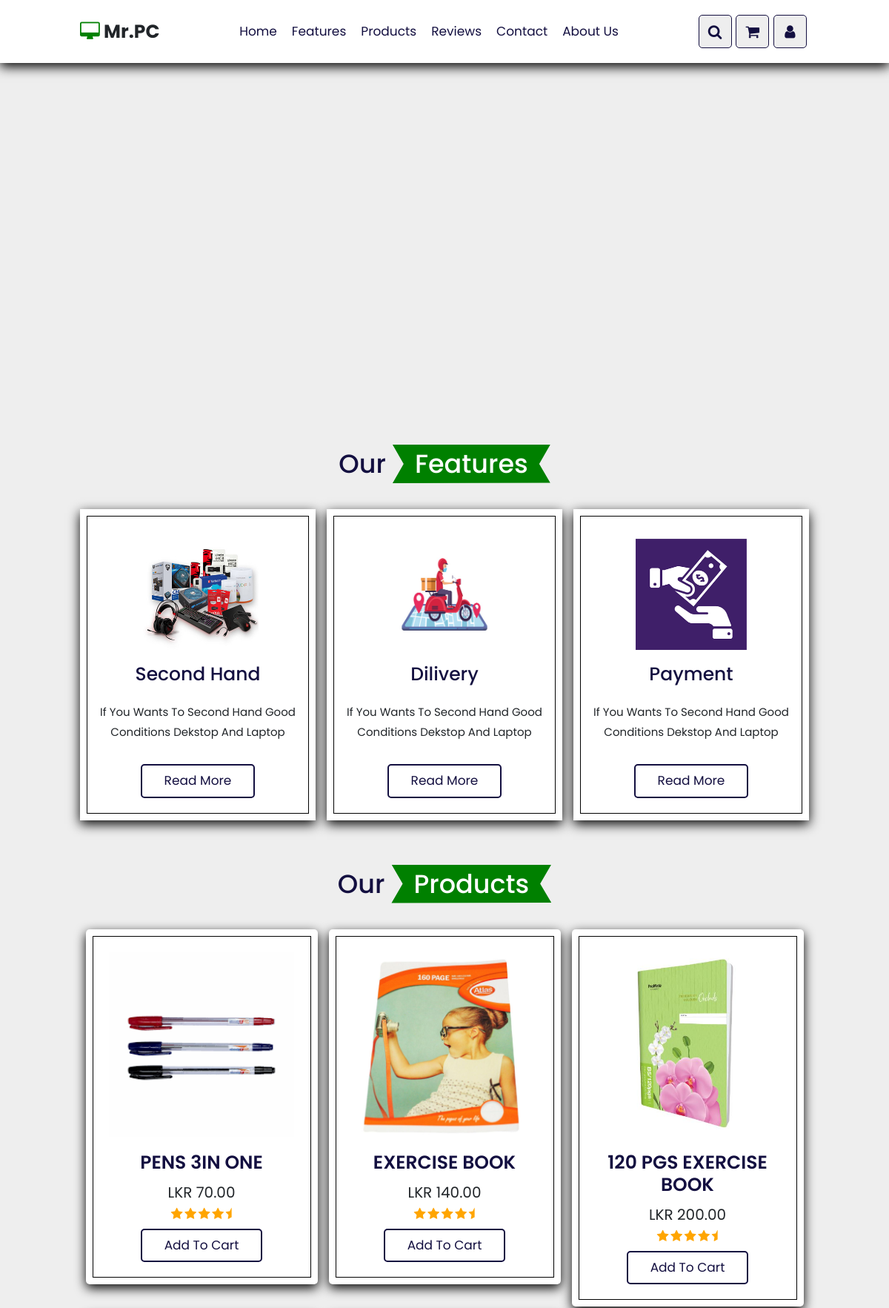
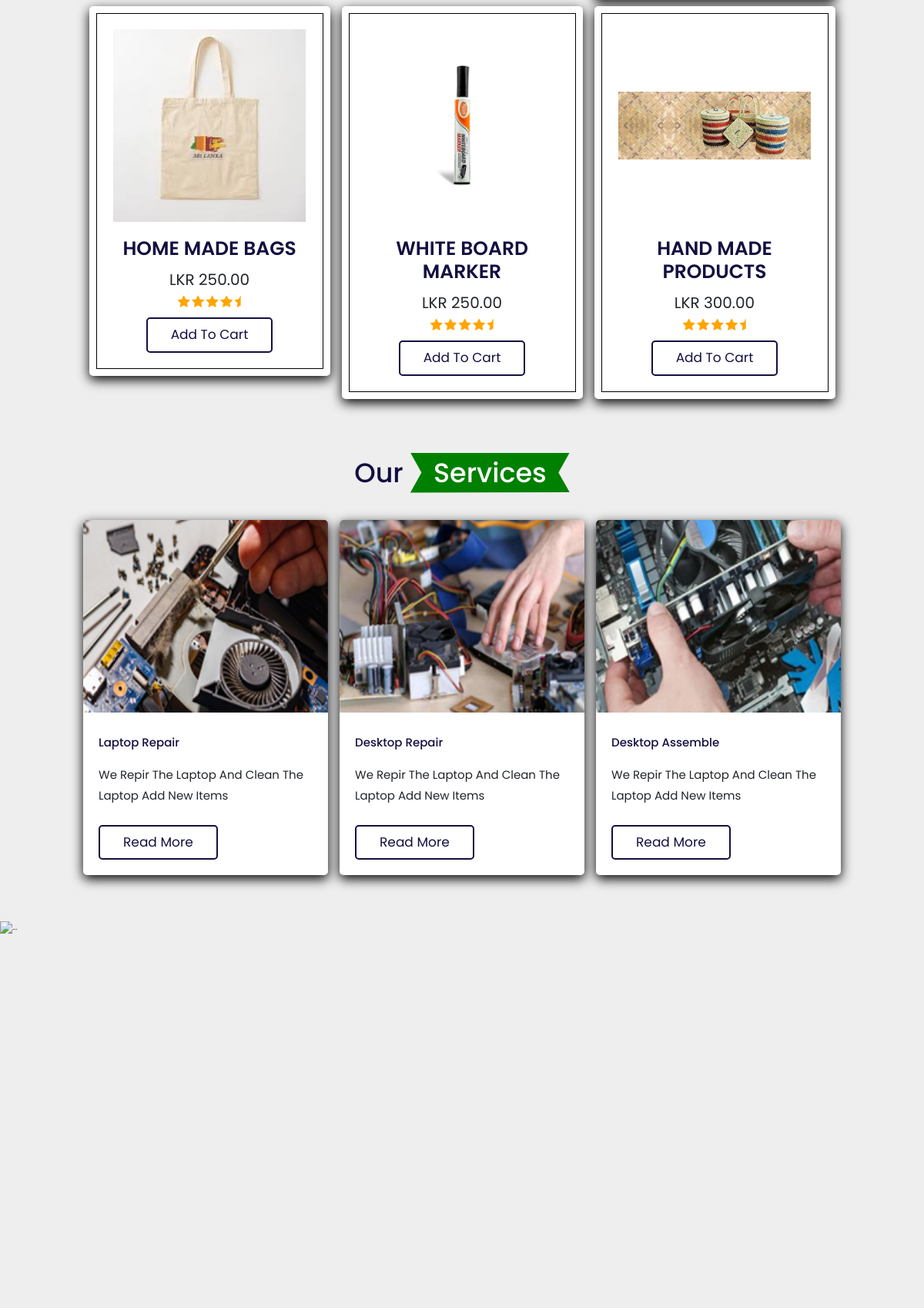
The page / (upper part) on the database its author committed (2 pictures, top to bottom).
### tables this page shows
CREATE TABLE IF NOT EXISTS `product` (
  `product_id` int NOT NULL AUTO_INCREMENT,
  `product_name` varchar(255) NOT NULL,
  `quntity` int NOT NULL,
  `per_price` int NOT NULL,
  `description` text,
  `status` varchar(10) DEFAULT NULL,
  `is_active` tinyint(1) DEFAULT NULL,
  `create_time` timestamp NULL DEFAULT CURRENT_TIMESTAMP ON UPDATE CURRENT_TIMESTAMP,
  `product_category_cat_id` int NOT NULL,
  `shop_shop_id` int NOT NULL,
  `image_url` text,
  PRIMARY KEY (`product_id`),
  KEY `fk_product_product_category1_idx` (`product_category_cat_id`),
  KEY `fk_product_shop1_idx` (`shop_shop_id`)
);

### controller/product_controller.php (called while the page is built, shortened)
<?php
function getBestDealsProducts()
{
    $conn = getConnection();
    $stmt = $conn->prepare("SELECT * FROM " . TABLE_PRODUCT . " WHERE is_active = 1 AND status = 'ACTIVE' ORDER BY per_price ASC");
    $stmt->execute();
    $result = $stmt->get_result();
    if ($result->num_rows > 0) {
        return $result->fetch_all();
    } else {
        return null;
    }
}

### index.php (the view, shortened to what this page needs)
<!DOCTYPE html>
<html lang="en">
<head>
    <link rel="stylesheet" href="./css/bootstrap.css">
     <link rel="stylesheet" href="./css/main.css">
    <link rel="stylesheet" href="https://cdnjs.cloudflare.com/ajax/libs/font-awesome/4.7.0/css/font-awesome.min.css">
	<link rel="stylesheet" type="text/css" href="css/style.css">
	<link rel="stylesheet" href="https://cdn.jsdelivr.net/npm/swiper@10/swiper-bundle.min.css" />
</head>
<?php
include './includes/header.php';
include "./controller/product_controller.php";
?>
<body>
    <div class="section hero-sec">
            <div id="carouselExampleIndicators" class="carousel slide" data-bs-ride="carousel">
                <div class="carousel-indicators">
                </div>
                <div class="carousel-inner">
                    <div class="carousel-item active">
                    </div>
                </div>
            </div>
    </div>
<section class="features" id="features">
		<h1 class="heading"> our <span> features</span> </h1>
		<div class="box-container">
			<div class="box">
				<img src="./assets/image/features-img-1.jpg">
				<h3> Second Hand </h3>
				<p> If you wants to second hand good conditions dekstop and laptop</p>
				<a href="#" class="btn">read More</a>
			</div>
			<div class="box">
				<img src="./assets/image/features-img-2.jpg">
				<h3> Dilivery </h3>
				<p> If you wants to second hand good conditions dekstop and laptop</p>
				<a href="#" class="btn">read More</a>
			</div>
			<div class="box">
				<img src="./assets/image/features-img-3.png">
				<h3> Payment </h3>
				<p> If you wants to second hand good conditions dekstop and laptop</p>
				<a href="#" class="btn">read More</a>
			</div>
		</div>
	</section>
	<section class="products" id="products">
        <div class="container">
            <div class="row">
        		<h1 class="heading"> our <span> products </span></h1>
            </div>
            <div class="row">
            <?php
                $bestDealList = getBestDealsProducts();
                if($bestDealList != null) {
                    if (count($bestDealList)<=6){
                        $maxCount = count($bestDealList);
                    }else{
                        $maxCount = 6;
                    }
                    for ($besD = 0; $besD < $maxCount; $besD++) {
                        ?>
                        <div class="product-card col-md-4">
			        		<div class="inner-container">
                                <div class="product-img-s" style="background: url('uploads/product_images/<?php echo $bestDealList[$besD][10]?>')" onclick=location.href='./single-product.php?id=<?php echo $bestDealList[$besD][0]?>'></div>
			        		    <h1 class="title"><?php echo $bestDealList[$besD][1]?></h1>
			        		    <div class="price">LKR <?php echo number_format((float)$bestDealList[$besD][3], 2, '.', ',');?></div>
			        		    <div class="stars">
			        		    	<i class="fa fa-star"></i>
			        		    	<i class="fa fa-star"></i>
			        		    	<i class="fa fa-star"></i>
			        		    	<i class="fa fa-star"></i>
			        		    	<i class="fa fa-star-half"></i>
			        		    </div>
			        		    <a href="" class="btn" onclick="addtoCart('<?php echo $bestDealList[$besD][0]?>',1)"> add to cart</a>
                            </div>
			        	</div>
                        <?php
                    }
                }
                ?>
            </div>
        </div>
	</section>
	<section class="services" id="services">
		<h1 class="heading"> Our <span> Services</span></h1>
		<div class="box-container">
			<div class="box">
				<img src="./assets/image/sev-1.jpg">
				<div class="content">
					<h3> Laptop Repair </h3>
					<p> We repir the laptop and clean the laptop add new items</p>
					<a href="#" class="btn"> Read More </a>
				</div>
			</div>
			<div class="box">
				<img src="./assets/image/sev-2.jpg">
				<div class="content">
					<h3> Desktop Repair </h3>
					<p> We repir the laptop and clean the laptop add new items</p>
					<a href="#" class="btn"> Read More </a>
				</div>
			</div>
			<div class="box">
				<img src="./assets/image/sev-3.jpg">
				<div class="content">
					<h3> Desktop Assemble </h3>
					<p> We repir the laptop and clean the laptop add new items</p>
					<a href="#" class="btn"> Read More </a>
				</div>
			</div>
		</div>
	</section>
    <div class="section ad-banner-1">
        <div id="ad-banner-carousel1" class="carousel slide" data-bs-ride="carousel">
            <div class="carousel-inner">
                <div class="carousel-item active">
                    <img src="./assets/hero-slides/slide 1.png" class="d-block w-100" alt="...">
                </div>
            </div>
        </div>
    </div>
</body>
</html>

### css/main.css (style rules this page uses)
* { padding: 0px; border: 0px; margin: 0px; box-sizing: border-box; }
:root { --orange: green; --hover-orange: rgb(0, 159, 0); --white: #ffffff; --grey: #282828; --light-grey: #DCDCDC; --tab-orange: rgba(0, 105, 0, 0.608); --light-green: #B3F594; --red: #DD3A3A; }
html { scroll-behavior: smooth; }
a { color: inherit; text-decoration: none; transition: all 0.3s; }
.section { margin-top: 40px; }
.hero-sec .carousel-inner { border: 0px solid transparent; border-radius: 15px; }
.ad-banner-1 .carousel-inner { height: 500px; border: 0px solid transparent; }
a { cursor: pointer; }

### css/style.css (style rules this page uses)
:root { --green: green; --black: #130f40; --lighting-color: #666; --box-shadow: 0 .5rem 1.5rem rgba(0, 0, 0.1); --border: .1rem solid rgba(0, 0, 0.1); --outline: .1rem solid rgba(0, 0, 0.1); }
* { font-family: 'Poppins', sans-serif; margin: 0; padding: 0; box-sizing: border-box; outline: none; border: none; text-decoration: none; text-transform: capitalize; transition: all .2s linear; }
html { font-size: 62.5%; overflow-x: hidden; scroll-behavior: smooth; scroll-padding-top: 7rem; }
body { background: #eee; }
.heading { text-align: center; padding: 2rem; padding-bottom: 3rem; font-size: 3.5rem; color: var(--black); }
.heading span { background: var(--green); color: #fff; display: inline-block; padding: .5rem 3rem; clip-path: polygon(100% 0, 93% 50%, 100% 99%, 0% 100%, 7% 50%, 0% 0%); }
section { padding: 2rem 9%; }
.btn { border: .2rem solid var(--black); margin-top: 1rem; display: inline-block; padding: .8rem 3rem; font-size: 1.7rem; border-radius: .5rem; color: var(--black); cursor: pointer; background: none; }
.hero-sec { height: 70vh; overflow: hidden; margin-top: 0px; }
.features .box-container { border: 0px solid; display: grid; grid-template-columns: repeat(auto-fit, minmax(30rem, 1fr)); gap: 1.5rem; }
.features .box-container .box { border: 0px solid red; padding: 3rem 2rem; background: #fff; outline: var(--outline); outline-offset: -1rem; text-align: center; box-shadow: var(--box-shadow); }
.features .box-container .box img { margin: 1rem 0; height: 15rem; }
.features .box-container .box h3 { font-size: 2.5rem; line-height: 1.8; color: var(--black); }
.features .box-container .box p { font-size: 1.5rem; line-height: 1.8; color: var(--light-color); padding: 1rem 0; }
.services .box-container { border: 0px solid; display: grid; grid-template-columns: repeat(auto-fit, minmax(26rem, 1fr)); gap: 1.5rem; }
.services .box-container .box { overflow: hidden; border-radius: .5rem; box-shadow: var(--box-shadow); background: #fff; }
.services .box-container .box img { height: 25rem; width: 100%; object-fit: cover; }
.services .box-container .box .content { border: 0px solid; padding: 2rem; }
.services .box-container .box h3 { line-height: 1.8; color: var(--black); font-size: 1.5rem; padding: .5rem 0; }
.services .box-container .box .content p { line-height: 1.8; color: var(--light-color); font-size: 1.5rem; padding: .5rem 0; }
.product-card { margin-bottom: 10px; }
.product-card .inner-container { display: flex; flex-direction: column; justify-content: center; align-items: center; background: #fff; border-radius: 0.5rem; text-align: center; padding: 3rem; outline-offset: -1rem; outline: var(--outline); box-shadow: var(--box-shadow); transition: .2s linear; }
.product-card .stars i { font-size: 1.7rem; color: orange; }
.product-card .price { font-size: 2rem; color: var(--light-color); padding: 0.5rem; }
.product-card .title { font-size: 2.5rem; color: var(--black); font-weight: 600; }
.product-card .product-img-s { width: 100%; max-width: 250px; max-height: 250px; background-position: center center !important; background-size: contain !important; background-repeat: no-repeat !important; height: 300px; margin-bottom: 20px !important; }

### rows shown on the page
product: image_url (picture), product_name "PENS 3IN ONE", per_price "70.00"
product: image_url (picture), product_name "EXERCISE BOOK", per_price "140.00"
product: image_url (picture), product_name "120 PGS EXERCISE BOOK", per_price "200.00"
product: image_url (picture), product_name "HOME MADE BAGS", per_price "250.00"
product: image_url (picture), product_name "WHITE BOARD MARKER", per_price "250.00"
product: image_url (picture), product_name "HAND MADE PRODUCTS", per_price "300.00"
